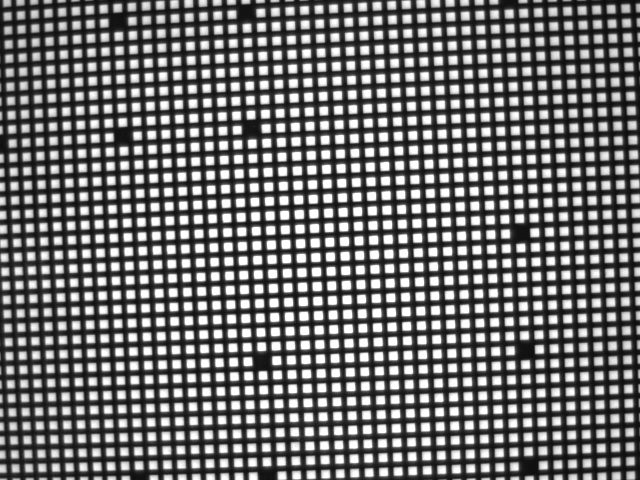
#> input picture iterative/image_sim/7.bmp, 640 x 480 px
$ python -i decode.py   (imports and definitions only)
#> lines starting #> are read from the running program, lines starting #| are printed output that depends on the picture
import numpy as np
import cv2
from PIL import Image
import math
import pathlib
from scipy import ndimage
import imageio


# [143 lines left out: functions find_array, my_decode, find_subarray, find_A, decode, not called in this run]


def my_rotate(filename):
#> called with filename = 'image_sim/7.bmp'
    img = cv2.imread(filename)
#> img is the input picture: shape (480, 640, 3); min 12, max 255, mean 109.7
    gray = cv2.cvtColor(img, cv2.COLOR_BGR2GRAY)
    edges = cv2.Canny(gray, 50, 150, apertureSize=3)
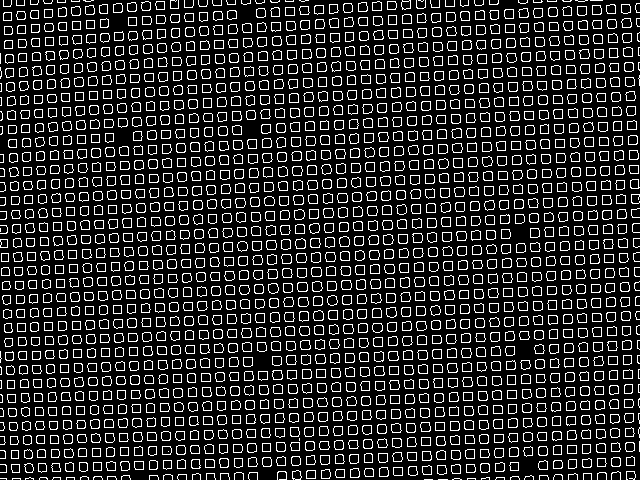
#> edges: shape (480, 640); 16% white in thin lines or dots
    x1, x2, y1, y2 = 0, 0, 0, 0

    lines = cv2.HoughLines(edges, 1, np.pi / 180, 0)
    for rho, theta in lines[0]:
        a = np.cos(theta)
        b = np.sin(theta)
        x0 = a * rho
        y0 = b * rho
        x1 = int(x0 + 1000 * (-b))
        y1 = int(y0 + 1000 * a)
        x2 = int(x0 - 1000 * (-b))
        y2 = int(y0 - 1000 * a)
#> this loop made 1 pass
#> (rho, theta, a, b, x0, y0, x1, y1) on pass 1: (161, 1.52, 0.0523, 0.999, 8.43, 160.8, -990, 213)

    if x1 == x2:
        rotate_angle = 0
    else:
        t = float(y2 - y1) / (x2 - x1)
#> t = -0.0526
        rotate_angle = math.degrees(math.atan(t))
#> rotate_angle = -3.01
    if rotate_angle > 45:
        rotate_angle = -90 + rotate_angle
    elif rotate_angle < -45:
        rotate_angle = 90 + rotate_angle
    rotate_img = ndimage.rotate(img, rotate_angle)
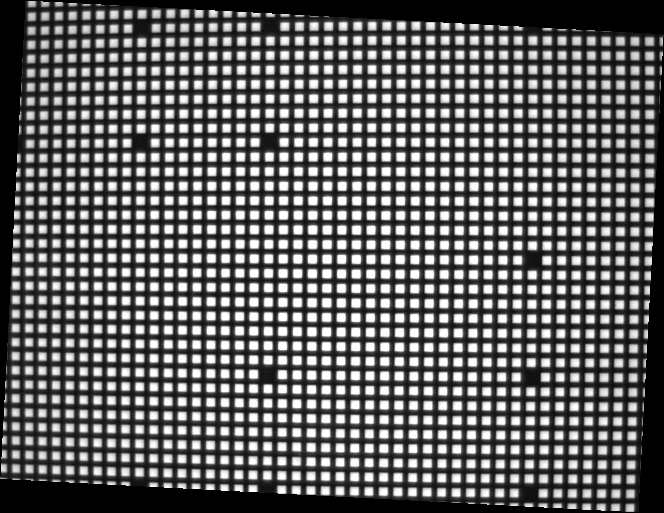
#> rotate_img: shape (513, 664, 3); min 0, max 255, mean 98.5

    h, w = np.shape(rotate_img)[0], np.shape(rotate_img)[1]
#> h = 513; w = 664
    rotate_img = rotate_img[int(h / 20):-int(h / 20), int(w / 20):-int(w / 20), :]
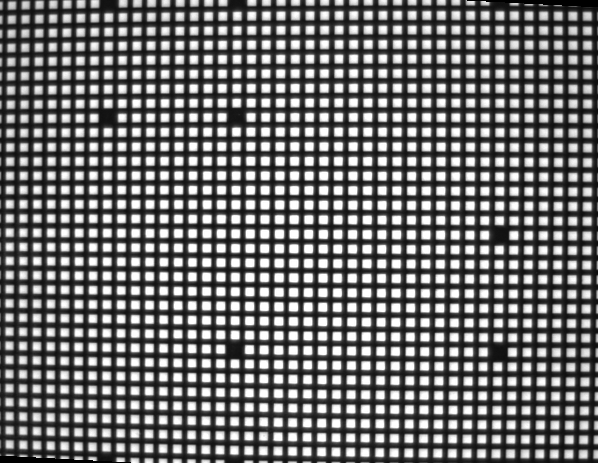
#> rotate_img: shape (463, 598, 3); min 0, max 255, mean 110.3
    iter_root = pathlib.Path(__file__).parent
    img_folder = iter_root / 'image_sim'
    imageio.imwrite(img_folder / "rotated_img.png", rotate_img)

>>> result = my_rotate('image_sim/7.bmp')

$ run again, on iterative/image_sim/8.bmp
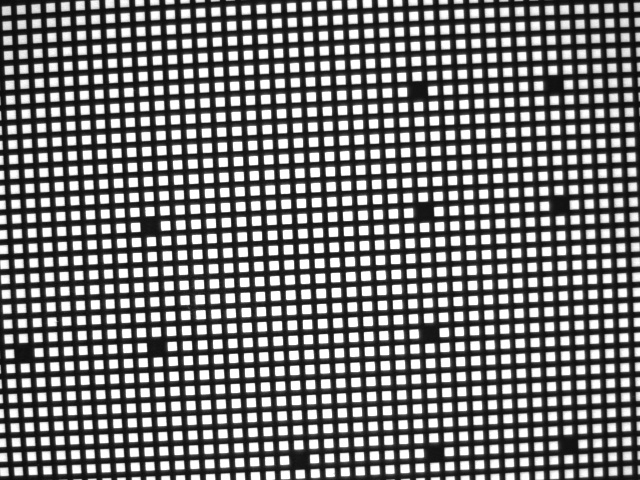
#> input picture iterative/image_sim/8.bmp, 640 x 480 px
#> in my_rotate, img is the input picture: shape (480, 640, 3); min 12, max 255, mean 113.5
#> in my_rotate, `edges = cv2.Canny(gray, 50, 150, apertureSize=3)`:
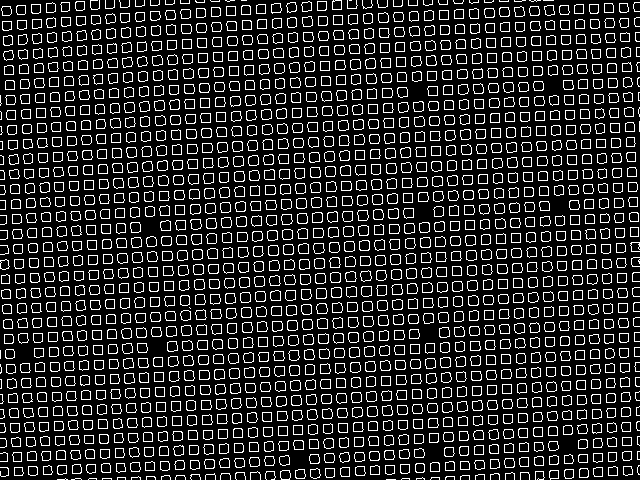
#> edges: shape (480, 640); 15.5% white in thin lines or dots
#> the loop in my_rotate, `for rho, theta in lines[0]:` made 1 pass
#> (rho, theta, a, b, x0, y0, x1, y1) on pass 1: (208, 1.52, 0.0523, 0.999, 10.89, 207.7, -987, 260)
#> t = -0.0526
#> rotate_angle = -3.01
#> in my_rotate, `rotate_img = rotate_img[int(h / 20):-int(h / 20), int(w / 20):-int(w /..`:
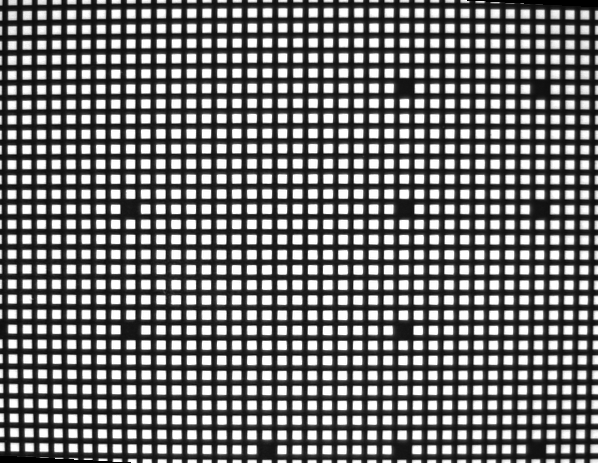
#> rotate_img: shape (463, 598, 3); min 0, max 255, mean 113.3

$ run again, on iterative/image_sim/9.bmp
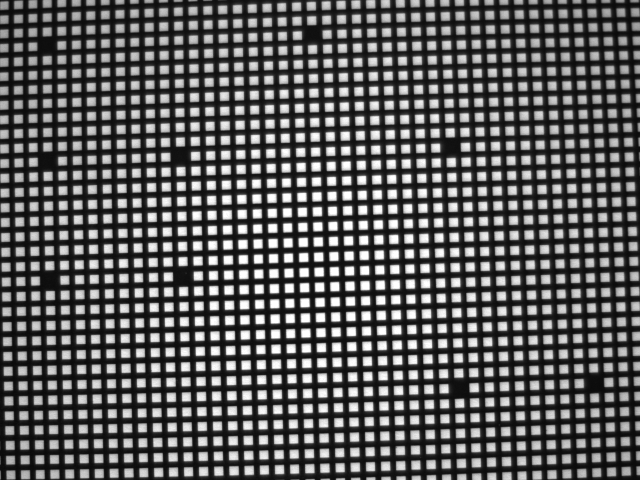
#> input picture iterative/image_sim/9.bmp, 640 x 480 px
#> in my_rotate, img is the input picture: shape (480, 640, 3); min 9, max 255, mean 92.2
#> in my_rotate, `edges = cv2.Canny(gray, 50, 150, apertureSize=3)`:
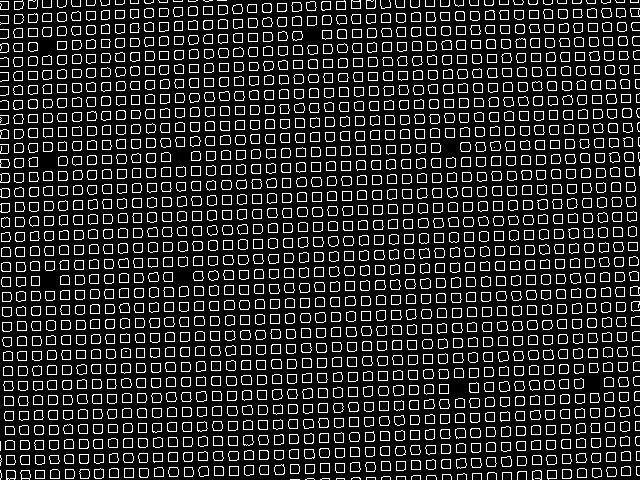
#> edges: shape (480, 640); 15.5% white in thin lines or dots
#> the loop in my_rotate, `for rho, theta in lines[0]:` made 1 pass
#> (rho, theta, a, b, x0, y0, x1, y1) on pass 1: (248, 1.54, 0.0349, 0.999, 8.66, 247.8, -990, 282)
#> t = -0.035
#> rotate_angle = -2.01
#> in my_rotate, `rotate_img = rotate_img[int(h / 20):-int(h / 20), int(w / 20):-int(w /..`:
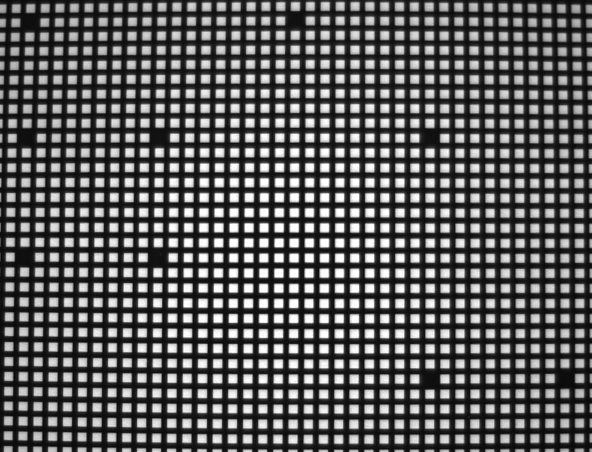
#> rotate_img: shape (452, 592, 3); min 9, max 255, mean 93.3

$ run again, on iterative/image_sim/IMG00000000000000006065.bmp
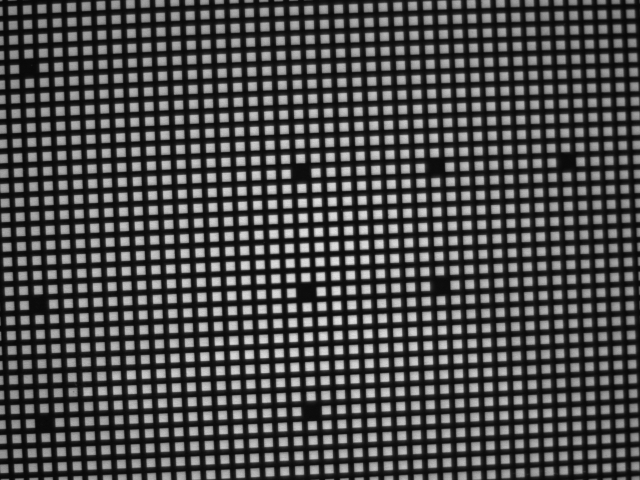
#> input picture iterative/image_sim/IMG00000000000000006065.bmp, 640 x 480 px
#> in my_rotate, img is the input picture: shape (480, 640, 3); min 7, max 228, mean 73.8
#> in my_rotate, `edges = cv2.Canny(gray, 50, 150, apertureSize=3)`:
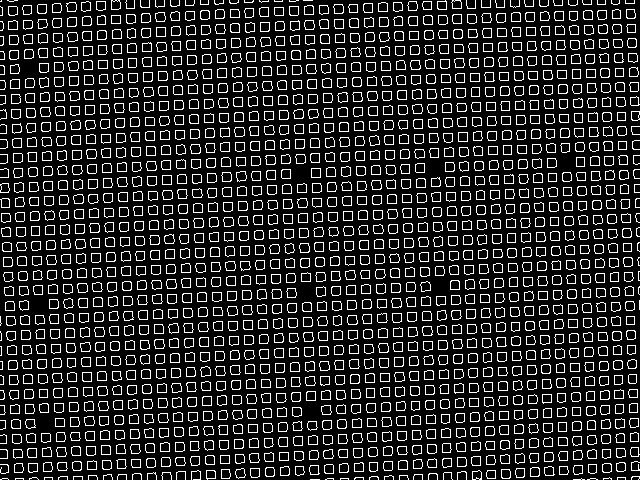
#> edges: shape (480, 640); 15.5% white in thin lines or dots
#> the loop in my_rotate, `for rho, theta in lines[0]:` made 1 pass
#> (rho, theta, a, b, x0, y0, x1, y1) on pass 1: (407, 1.52, 0.0523, 0.999, 21.3, 406.4, -977, 458)
#> t = -0.0521
#> rotate_angle = -2.98
#> in my_rotate, `rotate_img = rotate_img[int(h / 20):-int(h / 20), int(w / 20):-int(w /..`:
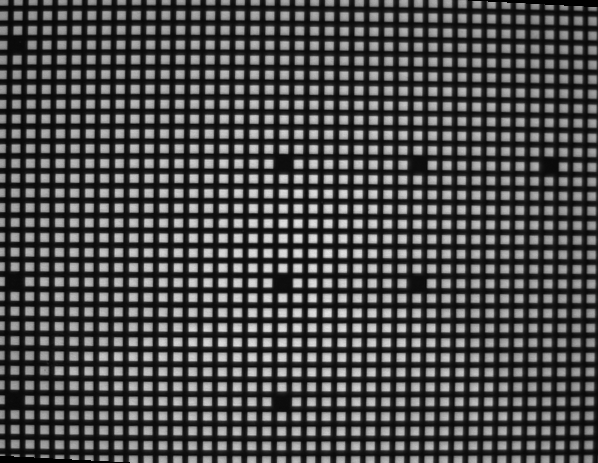
#> rotate_img: shape (463, 598, 3); min 0, max 228, mean 74.9
